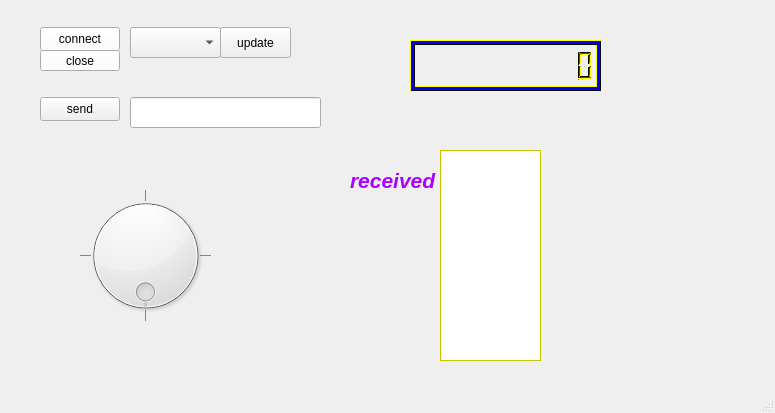
<?xml version="1.0" encoding="UTF-8"?>
<ui version="4.0">
 <class>MainWindow</class>
 <widget class="QMainWindow" name="MainWindow">
  <property name="geometry">
   <rect>
    <x>0</x>
    <y>0</y>
    <width>775</width>
    <height>413</height>
   </rect>
  </property>
  <property name="windowTitle">
   <string>Multimeter</string>
  </property>
  <property name="windowIcon">
   <iconset theme="applications-science">
    <normalon>../../Fontys/semester 6/afbeeldingen/Schermafbeelding 2023-09-21 153037.jpg</normalon>
   </iconset>
  </property>
  <property name="layoutDirection">
   <enum>Qt::LeftToRight</enum>
  </property>
  <property name="autoFillBackground">
   <bool>false</bool>
  </property>
  <widget class="QWidget" name="centralwidget">
   <widget class="QComboBox" name="cmbPorts">
    <property name="geometry">
     <rect>
      <x>130</x>
      <y>27</y>
      <width>91</width>
      <height>31</height>
     </rect>
    </property>
   </widget>
   <widget class="QPushButton" name="btnConnect">
    <property name="geometry">
     <rect>
      <x>40</x>
      <y>27</y>
      <width>80</width>
      <height>24</height>
     </rect>
    </property>
    <property name="palette">
     <palette>
      <active>
       <colorrole role="WindowText">
        <brush brushstyle="SolidPattern">
         <color alpha="255">
          <red>0</red>
          <green>0</green>
          <blue>0</blue>
         </color>
        </brush>
       </colorrole>
       <colorrole role="Button">
        <brush brushstyle="SolidPattern">
         <color alpha="255">
          <red>255</red>
          <green>255</green>
          <blue>255</blue>
         </color>
        </brush>
       </colorrole>
       <colorrole role="Text">
        <brush brushstyle="SolidPattern">
         <color alpha="255">
          <red>0</red>
          <green>0</green>
          <blue>0</blue>
         </color>
        </brush>
       </colorrole>
       <colorrole role="ButtonText">
        <brush brushstyle="SolidPattern">
         <color alpha="255">
          <red>0</red>
          <green>0</green>
          <blue>0</blue>
         </color>
        </brush>
       </colorrole>
      </active>
      <inactive>
       <colorrole role="WindowText">
        <brush brushstyle="SolidPattern">
         <color alpha="255">
          <red>0</red>
          <green>0</green>
          <blue>0</blue>
         </color>
        </brush>
       </colorrole>
       <colorrole role="Button">
        <brush brushstyle="SolidPattern">
         <color alpha="255">
          <red>255</red>
          <green>255</green>
          <blue>255</blue>
         </color>
        </brush>
       </colorrole>
       <colorrole role="Text">
        <brush brushstyle="SolidPattern">
         <color alpha="255">
          <red>0</red>
          <green>0</green>
          <blue>0</blue>
         </color>
        </brush>
       </colorrole>
       <colorrole role="ButtonText">
        <brush brushstyle="SolidPattern">
         <color alpha="255">
          <red>0</red>
          <green>0</green>
          <blue>0</blue>
         </color>
        </brush>
       </colorrole>
      </inactive>
      <disabled>
       <colorrole role="Button">
        <brush brushstyle="SolidPattern">
         <color alpha="255">
          <red>255</red>
          <green>255</green>
          <blue>255</blue>
         </color>
        </brush>
       </colorrole>
      </disabled>
     </palette>
    </property>
    <property name="text">
     <string>connect</string>
    </property>
   </widget>
   <widget class="QLineEdit" name="leSendData">
    <property name="geometry">
     <rect>
      <x>130</x>
      <y>97</y>
      <width>191</width>
      <height>31</height>
     </rect>
    </property>
    <property name="text">
     <string/>
    </property>
   </widget>
   <widget class="QPushButton" name="btnSend">
    <property name="geometry">
     <rect>
      <x>40</x>
      <y>97</y>
      <width>80</width>
      <height>24</height>
     </rect>
    </property>
    <property name="text">
     <string>send</string>
    </property>
   </widget>
   <widget class="QLabel" name="label">
    <property name="geometry">
     <rect>
      <x>350</x>
      <y>170</y>
      <width>101</width>
      <height>20</height>
     </rect>
    </property>
    <property name="palette">
     <palette>
      <active>
       <colorrole role="WindowText">
        <brush brushstyle="SolidPattern">
         <color alpha="255">
          <red>170</red>
          <green>0</green>
          <blue>255</blue>
         </color>
        </brush>
       </colorrole>
      </active>
      <inactive>
       <colorrole role="WindowText">
        <brush brushstyle="SolidPattern">
         <color alpha="255">
          <red>170</red>
          <green>0</green>
          <blue>255</blue>
         </color>
        </brush>
       </colorrole>
      </inactive>
      <disabled/>
     </palette>
    </property>
    <property name="font">
     <font>
      <pointsize>16</pointsize>
      <italic>true</italic>
      <bold>true</bold>
     </font>
    </property>
    <property name="text">
     <string>received</string>
    </property>
   </widget>
   <widget class="QLCDNumber" name="lcdData">
    <property name="geometry">
     <rect>
      <x>410</x>
      <y>40</y>
      <width>191</width>
      <height>51</height>
     </rect>
    </property>
    <property name="palette">
     <palette>
      <active>
       <colorrole role="WindowText">
        <brush brushstyle="SolidPattern">
         <color alpha="255">
          <red>255</red>
          <green>0</green>
          <blue>0</blue>
         </color>
        </brush>
       </colorrole>
       <colorrole role="Light">
        <brush brushstyle="SolidPattern">
         <color alpha="255">
          <red>0</red>
          <green>0</green>
          <blue>0</blue>
         </color>
        </brush>
       </colorrole>
       <colorrole role="Midlight">
        <brush brushstyle="SolidPattern">
         <color alpha="255">
          <red>255</red>
          <green>255</green>
          <blue>0</blue>
         </color>
        </brush>
       </colorrole>
       <colorrole role="Dark">
        <brush brushstyle="SolidPattern">
         <color alpha="255">
          <red>255</red>
          <green>255</green>
          <blue>0</blue>
         </color>
        </brush>
       </colorrole>
       <colorrole role="Mid">
        <brush brushstyle="SolidPattern">
         <color alpha="255">
          <red>0</red>
          <green>0</green>
          <blue>255</blue>
         </color>
        </brush>
       </colorrole>
       <colorrole role="Text">
        <brush brushstyle="SolidPattern">
         <color alpha="255">
          <red>170</red>
          <green>0</green>
          <blue>0</blue>
         </color>
        </brush>
       </colorrole>
       <colorrole role="Window">
        <brush brushstyle="SolidPattern">
         <color alpha="255">
          <red>255</red>
          <green>255</green>
          <blue>255</blue>
         </color>
        </brush>
       </colorrole>
       <colorrole role="Shadow">
        <brush brushstyle="SolidPattern">
         <color alpha="255">
          <red>170</red>
          <green>0</green>
          <blue>0</blue>
         </color>
        </brush>
       </colorrole>
       <colorrole role="PlaceholderText">
        <brush brushstyle="SolidPattern">
         <color alpha="128">
          <red>0</red>
          <green>0</green>
          <blue>255</blue>
         </color>
        </brush>
       </colorrole>
      </active>
      <inactive>
       <colorrole role="WindowText">
        <brush brushstyle="SolidPattern">
         <color alpha="255">
          <red>255</red>
          <green>0</green>
          <blue>0</blue>
         </color>
        </brush>
       </colorrole>
       <colorrole role="Light">
        <brush brushstyle="SolidPattern">
         <color alpha="255">
          <red>0</red>
          <green>0</green>
          <blue>0</blue>
         </color>
        </brush>
       </colorrole>
       <colorrole role="Midlight">
        <brush brushstyle="SolidPattern">
         <color alpha="255">
          <red>255</red>
          <green>255</green>
          <blue>0</blue>
         </color>
        </brush>
       </colorrole>
       <colorrole role="Dark">
        <brush brushstyle="SolidPattern">
         <color alpha="255">
          <red>255</red>
          <green>255</green>
          <blue>0</blue>
         </color>
        </brush>
       </colorrole>
       <colorrole role="Mid">
        <brush brushstyle="SolidPattern">
         <color alpha="255">
          <red>0</red>
          <green>0</green>
          <blue>255</blue>
         </color>
        </brush>
       </colorrole>
       <colorrole role="Text">
        <brush brushstyle="SolidPattern">
         <color alpha="255">
          <red>170</red>
          <green>0</green>
          <blue>0</blue>
         </color>
        </brush>
       </colorrole>
       <colorrole role="Window">
        <brush brushstyle="SolidPattern">
         <color alpha="255">
          <red>255</red>
          <green>255</green>
          <blue>255</blue>
         </color>
        </brush>
       </colorrole>
       <colorrole role="Shadow">
        <brush brushstyle="SolidPattern">
         <color alpha="255">
          <red>170</red>
          <green>0</green>
          <blue>0</blue>
         </color>
        </brush>
       </colorrole>
       <colorrole role="PlaceholderText">
        <brush brushstyle="SolidPattern">
         <color alpha="128">
          <red>0</red>
          <green>0</green>
          <blue>255</blue>
         </color>
        </brush>
       </colorrole>
      </inactive>
      <disabled>
       <colorrole role="WindowText">
        <brush brushstyle="SolidPattern">
         <color alpha="255">
          <red>255</red>
          <green>255</green>
          <blue>0</blue>
         </color>
        </brush>
       </colorrole>
       <colorrole role="Light">
        <brush brushstyle="SolidPattern">
         <color alpha="255">
          <red>0</red>
          <green>0</green>
          <blue>0</blue>
         </color>
        </brush>
       </colorrole>
       <colorrole role="Midlight">
        <brush brushstyle="SolidPattern">
         <color alpha="255">
          <red>255</red>
          <green>255</green>
          <blue>0</blue>
         </color>
        </brush>
       </colorrole>
       <colorrole role="Dark">
        <brush brushstyle="SolidPattern">
         <color alpha="255">
          <red>255</red>
          <green>255</green>
          <blue>0</blue>
         </color>
        </brush>
       </colorrole>
       <colorrole role="Mid">
        <brush brushstyle="SolidPattern">
         <color alpha="255">
          <red>0</red>
          <green>0</green>
          <blue>255</blue>
         </color>
        </brush>
       </colorrole>
       <colorrole role="Text">
        <brush brushstyle="SolidPattern">
         <color alpha="255">
          <red>255</red>
          <green>255</green>
          <blue>0</blue>
         </color>
        </brush>
       </colorrole>
       <colorrole role="ButtonText">
        <brush brushstyle="SolidPattern">
         <color alpha="255">
          <red>255</red>
          <green>255</green>
          <blue>0</blue>
         </color>
        </brush>
       </colorrole>
       <colorrole role="Base">
        <brush brushstyle="SolidPattern">
         <color alpha="255">
          <red>255</red>
          <green>255</green>
          <blue>255</blue>
         </color>
        </brush>
       </colorrole>
       <colorrole role="Window">
        <brush brushstyle="SolidPattern">
         <color alpha="255">
          <red>255</red>
          <green>255</green>
          <blue>255</blue>
         </color>
        </brush>
       </colorrole>
       <colorrole role="Shadow">
        <brush brushstyle="SolidPattern">
         <color alpha="255">
          <red>170</red>
          <green>0</green>
          <blue>0</blue>
         </color>
        </brush>
       </colorrole>
       <colorrole role="PlaceholderText">
        <brush brushstyle="SolidPattern">
         <color alpha="128">
          <red>0</red>
          <green>0</green>
          <blue>255</blue>
         </color>
        </brush>
       </colorrole>
      </disabled>
     </palette>
    </property>
    <property name="layoutDirection">
     <enum>Qt::LeftToRight</enum>
    </property>
    <property name="autoFillBackground">
     <bool>false</bool>
    </property>
    <property name="frameShape">
     <enum>QFrame::Box</enum>
    </property>
    <property name="frameShadow">
     <enum>QFrame::Sunken</enum>
    </property>
    <property name="midLineWidth">
     <number>3</number>
    </property>
    <property name="smallDecimalPoint">
     <bool>true</bool>
    </property>
    <property name="digitCount">
     <number>10</number>
    </property>
    <property name="value" stdset="0">
     <double>0.000000000000000</double>
    </property>
    <property name="intValue" stdset="0">
     <number>0</number>
    </property>
   </widget>
   <widget class="QPushButton" name="btnUpdatePorts">
    <property name="geometry">
     <rect>
      <x>220</x>
      <y>27</y>
      <width>71</width>
      <height>31</height>
     </rect>
    </property>
    <property name="text">
     <string>update</string>
    </property>
   </widget>
   <widget class="QPushButton" name="btnClose">
    <property name="geometry">
     <rect>
      <x>40</x>
      <y>50</y>
      <width>80</width>
      <height>21</height>
     </rect>
    </property>
    <property name="palette">
     <palette>
      <active>
       <colorrole role="WindowText">
        <brush brushstyle="SolidPattern">
         <color alpha="255">
          <red>0</red>
          <green>0</green>
          <blue>0</blue>
         </color>
        </brush>
       </colorrole>
       <colorrole role="Button">
        <brush brushstyle="SolidPattern">
         <color alpha="255">
          <red>255</red>
          <green>255</green>
          <blue>255</blue>
         </color>
        </brush>
       </colorrole>
      </active>
      <inactive>
       <colorrole role="WindowText">
        <brush brushstyle="SolidPattern">
         <color alpha="255">
          <red>0</red>
          <green>0</green>
          <blue>0</blue>
         </color>
        </brush>
       </colorrole>
       <colorrole role="Button">
        <brush brushstyle="SolidPattern">
         <color alpha="255">
          <red>255</red>
          <green>255</green>
          <blue>255</blue>
         </color>
        </brush>
       </colorrole>
      </inactive>
      <disabled>
       <colorrole role="Button">
        <brush brushstyle="SolidPattern">
         <color alpha="255">
          <red>255</red>
          <green>255</green>
          <blue>255</blue>
         </color>
        </brush>
       </colorrole>
      </disabled>
     </palette>
    </property>
    <property name="text">
     <string>close</string>
    </property>
   </widget>
   <widget class="QTextEdit" name="teReceived">
    <property name="geometry">
     <rect>
      <x>440</x>
      <y>150</y>
      <width>101</width>
      <height>211</height>
     </rect>
    </property>
    <property name="palette">
     <palette>
      <active>
       <colorrole role="WindowText">
        <brush brushstyle="SolidPattern">
         <color alpha="255">
          <red>170</red>
          <green>0</green>
          <blue>127</blue>
         </color>
        </brush>
       </colorrole>
       <colorrole role="Text">
        <brush brushstyle="SolidPattern">
         <color alpha="255">
          <red>170</red>
          <green>0</green>
          <blue>127</blue>
         </color>
        </brush>
       </colorrole>
       <colorrole role="Window">
        <brush brushstyle="SolidPattern">
         <color alpha="255">
          <red>255</red>
          <green>255</green>
          <blue>0</blue>
         </color>
        </brush>
       </colorrole>
      </active>
      <inactive>
       <colorrole role="WindowText">
        <brush brushstyle="SolidPattern">
         <color alpha="255">
          <red>170</red>
          <green>0</green>
          <blue>127</blue>
         </color>
        </brush>
       </colorrole>
       <colorrole role="Text">
        <brush brushstyle="SolidPattern">
         <color alpha="255">
          <red>170</red>
          <green>0</green>
          <blue>127</blue>
         </color>
        </brush>
       </colorrole>
       <colorrole role="Window">
        <brush brushstyle="SolidPattern">
         <color alpha="255">
          <red>255</red>
          <green>255</green>
          <blue>0</blue>
         </color>
        </brush>
       </colorrole>
      </inactive>
      <disabled>
       <colorrole role="Base">
        <brush brushstyle="SolidPattern">
         <color alpha="255">
          <red>255</red>
          <green>255</green>
          <blue>0</blue>
         </color>
        </brush>
       </colorrole>
       <colorrole role="Window">
        <brush brushstyle="SolidPattern">
         <color alpha="255">
          <red>255</red>
          <green>255</green>
          <blue>0</blue>
         </color>
        </brush>
       </colorrole>
      </disabled>
     </palette>
    </property>
    <property name="font">
     <font>
      <pointsize>11</pointsize>
     </font>
    </property>
   </widget>
   <widget class="QLabel" name="labelConnected">
    <property name="geometry">
     <rect>
      <x>130</x>
      <y>70</y>
      <width>121</width>
      <height>16</height>
     </rect>
    </property>
    <property name="palette">
     <palette>
      <active>
       <colorrole role="WindowText">
        <brush brushstyle="SolidPattern">
         <color alpha="255">
          <red>170</red>
          <green>85</green>
          <blue>255</blue>
         </color>
        </brush>
       </colorrole>
      </active>
      <inactive>
       <colorrole role="WindowText">
        <brush brushstyle="SolidPattern">
         <color alpha="255">
          <red>170</red>
          <green>85</green>
          <blue>255</blue>
         </color>
        </brush>
       </colorrole>
      </inactive>
      <disabled/>
     </palette>
    </property>
    <property name="font">
     <font>
      <italic>true</italic>
      <bold>true</bold>
     </font>
    </property>
    <property name="text">
     <string/>
    </property>
   </widget>
   <widget class="QDial" name="dialChooseMeasurement">
    <property name="geometry">
     <rect>
      <x>80</x>
      <y>180</y>
      <width>131</width>
      <height>151</height>
     </rect>
    </property>
    <property name="whatsThis">
     <string extracomment="choose "/>
    </property>
    <property name="layoutDirection">
     <enum>Qt::RightToLeft</enum>
    </property>
    <property name="autoFillBackground">
     <bool>false</bool>
    </property>
    <property name="maximum">
     <number>4</number>
    </property>
    <property name="singleStep">
     <number>1</number>
    </property>
    <property name="pageStep">
     <number>1</number>
    </property>
    <property name="value">
     <number>4</number>
    </property>
    <property name="sliderPosition">
     <number>4</number>
    </property>
    <property name="tracking">
     <bool>true</bool>
    </property>
    <property name="invertedAppearance">
     <bool>false</bool>
    </property>
    <property name="invertedControls">
     <bool>false</bool>
    </property>
    <property name="wrapping">
     <bool>true</bool>
    </property>
    <property name="notchTarget">
     <double>0.000000000000000</double>
    </property>
    <property name="notchesVisible">
     <bool>true</bool>
    </property>
   </widget>
  </widget>
  <widget class="QMenuBar" name="menubar">
   <property name="geometry">
    <rect>
     <x>0</x>
     <y>0</y>
     <width>775</width>
     <height>21</height>
    </rect>
   </property>
  </widget>
  <widget class="QStatusBar" name="statusbar"/>
 </widget>
 <resources/>
 <connections/>
</ui>
